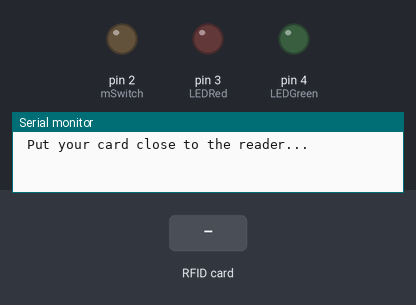
Recording of a sketch running on a simulated Arduino Uno, built with avr-gcc and run on an emulated ATmega328P. Shown: output pins drawn as LEDs (lit = HIGH), the last lines printed to the serial monitor. Inputs (shaded band) come from the test bench. Pins used as bus, display or sensor lines are not drawn.

Above: at 1.2 s.
1.3 s: RFID card 70 BA 96 28 held to the reader
At 1.9 s:
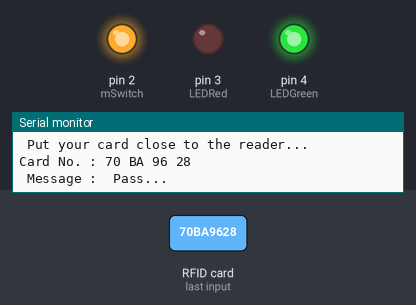
2.8 s: RFID card 5E 7A 19 C4 held to the reader
At 5.6 s:
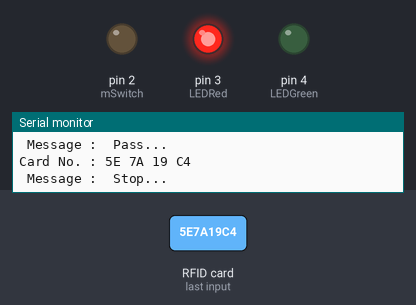
Timing chart, 0 to 8.8 s (numbered marks = the images above; inputs shaded):
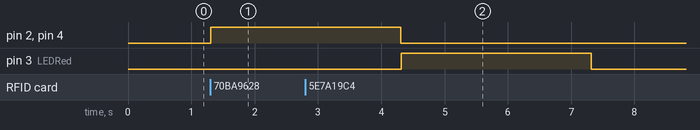

The sketch:

RFID_20190902.ino
```cpp
#include <SPI.h>
#include <MFRC522.h>

#define SS_PIN 10
#define RST_PIN 9

// 設定電磁閥開關及紅綠燈Pin 值
int mSwitch = 2;
int LEDRed = 3;
int LEDGreen = 4;

MFRC522 mfrc522(SS_PIN, RST_PIN);   // 建立 MFRC522.

void setup()
{
  pinMode(LEDRed, OUTPUT);
  pinMode(LEDGreen, OUTPUT);
  pinMode(mSwitch, OUTPUT);

  Serial.begin(9600);   // 設定串列通訊速率
  SPI.begin();      // 設定  SPI bus
  mfrc522.PCD_Init();   // 設定 MFRC522
  Serial.println(" Put your card close to the reader...");
  Serial.println();
}
void loop()
{
  digitalWrite(LEDGreen, LOW);
  digitalWrite(LEDRed, LOW);
  digitalWrite(mSwitch, LOW);
  // 是否為新卡？
  if ( ! mfrc522.PICC_IsNewCardPresent())
  {
    return;
  }
  // 選擇一張卡
  if ( ! mfrc522.PICC_ReadCardSerial())
  {
    return;
  }
  //Show UID on serial monitor
  Serial.print("Card No. :");
  String content = "";
  byte letter;
  for (byte i = 0; i < mfrc522.uid.size; i++)
  {
    Serial.print(mfrc522.uid.uidByte[i] < 0x10 ? " 0" : " ");
    Serial.print(mfrc522.uid.uidByte[i], HEX);
    content.concat(String(mfrc522.uid.uidByte[i] < 0x10 ? " 0" : " "));
    content.concat(String(mfrc522.uid.uidByte[i], HEX));
  }
  Serial.println();
  Serial.print(" Message : ");
  content.toUpperCase();

  //需要改成可通行的卡號
  if (content.substring(1) == "70 BA 96 28")
  {
    Serial.println(" Pass... ");
    Serial.println();
    // 亮綠燈, 電磁閥開
    digitalWrite(LEDGreen, HIGH);
    digitalWrite(LEDRed, LOW);
    digitalWrite(mSwitch, HIGH);
    delay(3000);
  }

  else   {
    Serial.println(" Stop...");
    // 亮紅燈, 電磁閥關
    digitalWrite(LEDGreen, LOW);
    digitalWrite(LEDRed, HIGH);
    digitalWrite(mSwitch, LOW);
    delay(3000);
  }
}
```

Measured:
- after the input at 1.3 s, pin 2 (mSwitch), pin 4 (LEDGreen): LOW → HIGH at once
- after the input at 2.8 s, pin 3 (LEDRed): LOW → HIGH after 1.5 s, → LOW 3.0 s later
